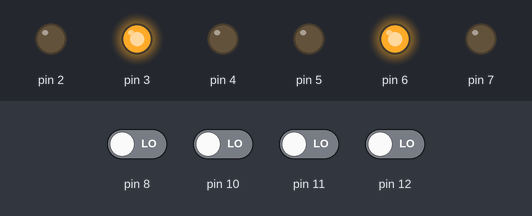
Bench run of a sketch on a simulated Arduino Uno, built with avr-gcc and run on an emulated ATmega328P. Shown: output pins drawn as LEDs (lit = HIGH). Dashed ring = blinking. The test bench sets the inputs (shaded band); at power-on: pin 8, pin 10–12 LOW.

Above: at 1.2 s.
1.3 s: pin 8 driven HIGH
At 1.54 s:
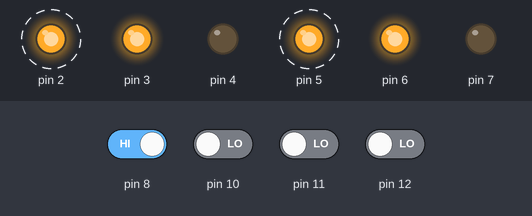
4.3 s: pin 10 driven HIGH
7.3 s: pin 11 driven HIGH
At 8.6 s:
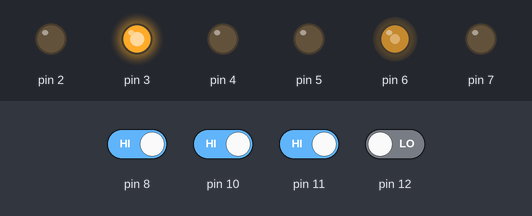
10.3 s: pin 12 driven HIGH
At 12.0 s:
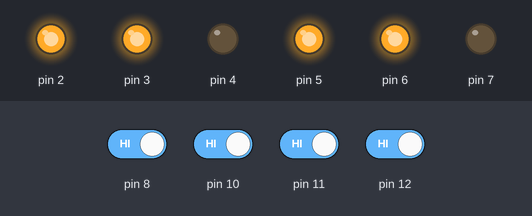
13.3 s: pin 10 driven LOW
At 15.0 s:
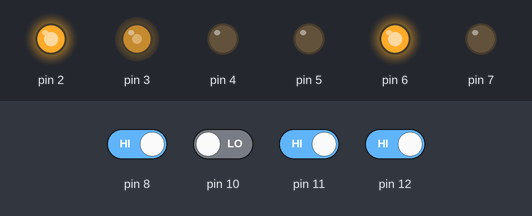
16.3 s: pin 11 driven LOW
At 17.1 s:
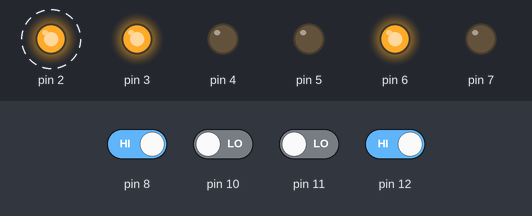
Timing chart, 0 to 20.3 s (numbered marks = the images above; inputs shaded):
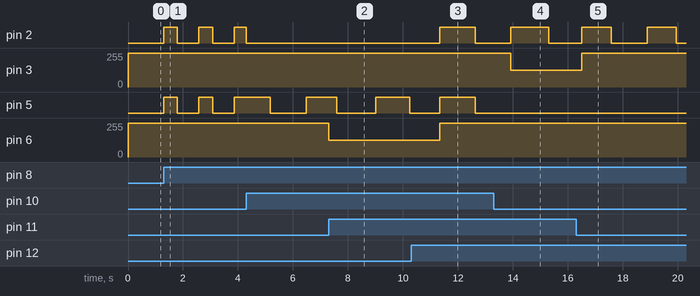

The sketch:

main.ino
```cpp
//#define ARUDINO_DEF_FIX
#ifdef ARUDINO_DEF_FIX
	#define LOW 0
	#define HIGH 1
	#define INPUT 0
	#define OUTPUT 1
	typedef unsigned char byte;
	void pinMode(byte, int);
	byte digitalRead(byte);
	void digitalWrite(byte, byte);
	void analogWrite(byte, byte);
	unsigned long millis();
	float constrain(float, float, float);
	float fabs(float);
	float max(float, float);
#endif


typedef byte pin;


namespace Pinos {
	namespace Motores {
		constexpr pin esquerdoNegativo = 4;
		constexpr pin esquerdoPositivo = 2;
		constexpr pin esquerdoHabilitador = 3;
		constexpr pin direitoNegativo = 7;
		constexpr pin direitoPositivo = 5;
		constexpr pin direitoHabilitador = 6;
	}

	namespace Sensores {
		constexpr pin esquerdo = 10;
		constexpr pin meio = 11;
		constexpr pin direito = 12;
	}

	constexpr pin botao = 8;
}

namespace Speed {
	constexpr byte min = 0;
	constexpr byte max = 255;

	constexpr byte fromNormalized(float value) {
		return constrain(max * value, min, max);
	}
}

namespace Timing {
	constexpr unsigned long buttonDebounce = 1000;
	constexpr unsigned long pathLostContinueDuration = 500;
}

namespace Direcao {
	enum DirecaoY { Parado, Frente, Tras };
}

namespace Program {
	enum State {
		Stopped,
		FollowingLine,
		NoLineFoundOhYes,
		NoLineFoundOhNo
	};
}


struct Motor {
	constexpr Motor(pin pinoNeg, pin pinoPos, pin pinoHabilitador)
		: pinoNeg_(pinoNeg), pinoPos_(pinoPos), pinoHabilitador_(pinoHabilitador) {}

	void setup(byte speed) {
		pinMode(pinoNeg_, OUTPUT);
		pinMode(pinoPos_, OUTPUT);
		pinMode(pinoHabilitador_, OUTPUT);
		setSpeed(speed);
	}

	void setSpeed(byte speed) { analogWrite(pinoHabilitador_, speed); }

	void go(Direcao::DirecaoY direcao) {
		if (direcao == Direcao::Parado) write_(LOW, LOW);
		else if (direcao == Direcao::Frente) write_(LOW, HIGH);
		else if (direcao == Direcao::Tras) write_(HIGH, LOW);
	}

	void stop() { go(Direcao::Parado); }
	void goForward() { go(Direcao::Frente); }
	void goBack() { go(Direcao::Tras); }

private:
	pin pinoNeg_;
	pin pinoPos_;
	pin pinoHabilitador_;

	inline void write_(byte neg, byte pos) {
		digitalWrite(pinoNeg_, neg);
		digitalWrite(pinoPos_, pos);
	}
};

struct Carro {
	Motor motorEsquerdo;
	Motor motorDireito;

	constexpr Carro(Motor esquerdo, Motor direito)
		: motorEsquerdo(esquerdo), motorDireito(direito) {}

	void setup(byte speed) {
		motorEsquerdo.setup(speed);
		motorDireito.setup(speed);
		stop();
	}

	void setSpeed(byte speed) {
		motorEsquerdo.setSpeed(speed);
		motorDireito.setSpeed(speed);
	}

	void stop() {
		motorEsquerdo.stop();
		motorDireito.stop();
	}

	void goForward() {
		motorEsquerdo.goForward();
		motorDireito.goForward();
	}

	void spinRight() {
		motorEsquerdo.goForward();
		motorDireito.goBack();
	}

	void spinLeft() {
		motorEsquerdo.goBack();
		motorDireito.goForward();
	}

	void turnFromRatio(float ratio, bool complement = false) {
		auto speed = Speed::fromNormalized(fabs(ratio));
		auto speedComplement = Speed::max - speed;
		if (ratio > 0) {
			motorEsquerdo.goForward();
			motorEsquerdo.setSpeed(speed);
			if (complement) {
				motorDireito.setSpeed(speedComplement);
			} else {
				motorDireito.stop();
			}
		} else if (ratio < 0) {
			motorDireito.goForward();
			motorDireito.setSpeed(Speed::fromNormalized(fabs(ratio)));
			if (complement) {
				motorEsquerdo.setSpeed(speedComplement);
			} else {
				motorEsquerdo.stop();
			}
		}
	}
};

struct Sensor {
	constexpr Sensor(pin pin): pin_(pin) {}

	void setup() { pinMode(pin_, INPUT); }

	bool isOn() { return digitalRead(pin_); }

private:
	pin pin_;
};

struct PathScanner {
	Sensor sensorEsquerdo;
	Sensor sensorMeio;
	Sensor sensorDireito;
	unsigned int esquerdo : 1;
	unsigned int meio : 1;
	unsigned int direito : 1;

	constexpr PathScanner(
		Sensor sEsquerdo,
		Sensor sMeio,
		Sensor sDireito)
	: sensorEsquerdo(sEsquerdo), sensorMeio(sMeio), sensorDireito(sDireito), esquerdo(0), meio(0), direito(0) {}

	void setup() {
		sensorEsquerdo.setup();
		sensorMeio.setup();
		sensorDireito.setup();
	}

	void update() {
		esquerdo = sensorEsquerdo.isOn();
		meio = sensorMeio.isOn();
		direito = sensorDireito.isOn();
	}

	float getRatio() { return (direito - esquerdo) * (meio ? 0.5f : 1.0f); }
	bool isPathVisible() { return esquerdo || meio || direito; }
};


Carro carro = Carro(
	Motor{
		Pinos::Motores::esquerdoNegativo,
		Pinos::Motores::esquerdoPositivo,
		Pinos::Motores::esquerdoHabilitador
	},
	Motor{
		Pinos::Motores::direitoNegativo,
		Pinos::Motores::direitoPositivo,
		Pinos::Motores::direitoHabilitador
	}
);

PathScanner scannerCaminho = PathScanner(
	Sensor{Pinos::Sensores::esquerdo},
	Sensor{Pinos::Sensores::meio},
	Sensor{Pinos::Sensores::direito}
);

Program::State programState = Program::Stopped;
unsigned long currentTime;
unsigned long stateStartedAt;
long delta;
long debounce = Timing::buttonDebounce;
float ratio = 0;

inline void updateDelta() {
	auto oldTime = currentTime;
	currentTime = millis();
	delta =  currentTime - oldTime;
}

inline void preloop() {
	updateDelta();
	debounce = max(debounce - delta, 0);
	scannerCaminho.update();
}

inline void updateState(Program::State newState) {
	programState = newState;
	stateStartedAt = currentTime;

	if (newState == Program::Stopped) { carro.stop(); }
}

inline void handleButton() {
	if (!digitalRead(Pinos::botao)) return;

	debounce = Timing::buttonDebounce;

	if (programState == Program::Stopped) {
		updateState(Program::FollowingLine);
	} else {
		updateState(Program::Stopped);
		carro.stop();
	}
}

void setup() {
	carro.setup(Speed::max);
	scannerCaminho.setup();
	pinMode(Pinos::botao, INPUT);

	currentTime = millis();
	updateState(Program::Stopped);
}

void loop() {
	preloop();

	if (!debounce) {
		handleButton();
	}

	switch (programState) {
		case Program::FollowingLine: {
			ratio = scannerCaminho.getRatio();

			if (!scannerCaminho.isPathVisible()) {
				if (ratio == 0) {
					updateState(Program::NoLineFoundOhYes);
					carro.setSpeed(Speed::max);
					carro.goForward();
					break;
				}
				updateState(Program::NoLineFoundOhNo);
			}
			carro.turnFromRatio(ratio);
			if (!ratio) {
				carro.setSpeed(Speed::max);
				carro.goForward();
			}
			break;
		}

		case Program::NoLineFoundOhYes:
			if (scannerCaminho.isPathVisible()) {
				updateState(Program::FollowingLine);
			}
			else if (currentTime - stateStartedAt >= Timing::pathLostContinueDuration) {
				updateState(Program::Stopped);
			}
			break;

		case Program::NoLineFoundOhNo:
			if (scannerCaminho.isPathVisible()) {
				updateState(Program::FollowingLine);
			}
			else if (currentTime - stateStartedAt >= Timing::pathLostContinueDuration) {
				updateState(Program::Stopped);
			}

			carro.turnFromRatio(ratio < 0 ? -1 : 1, true);
	}
}
```

Measured:
- after the input at 1.3 s, pin 2, pin 5: alternates HIGH for 0.50 s and LOW for 0.78 s, starting at once
- after the input at 7.3 s, pin 6: 255/255 → 127/255 at once
- after the input at 10.3 s, pin 2: LOW → HIGH after 1.1 s, → LOW 1.3 s later; pin 6: 127/255 → 255/255 after 1.1 s
- after the input at 13.3 s, pin 3: 255/255 → 127/255 after 0.62 s; pin 5: stays LOW (without the input it goes to HIGH after 0.74 s)
- after the input at 16.3 s, pin 3: 127/255 → 255/255 after 0.22 s
